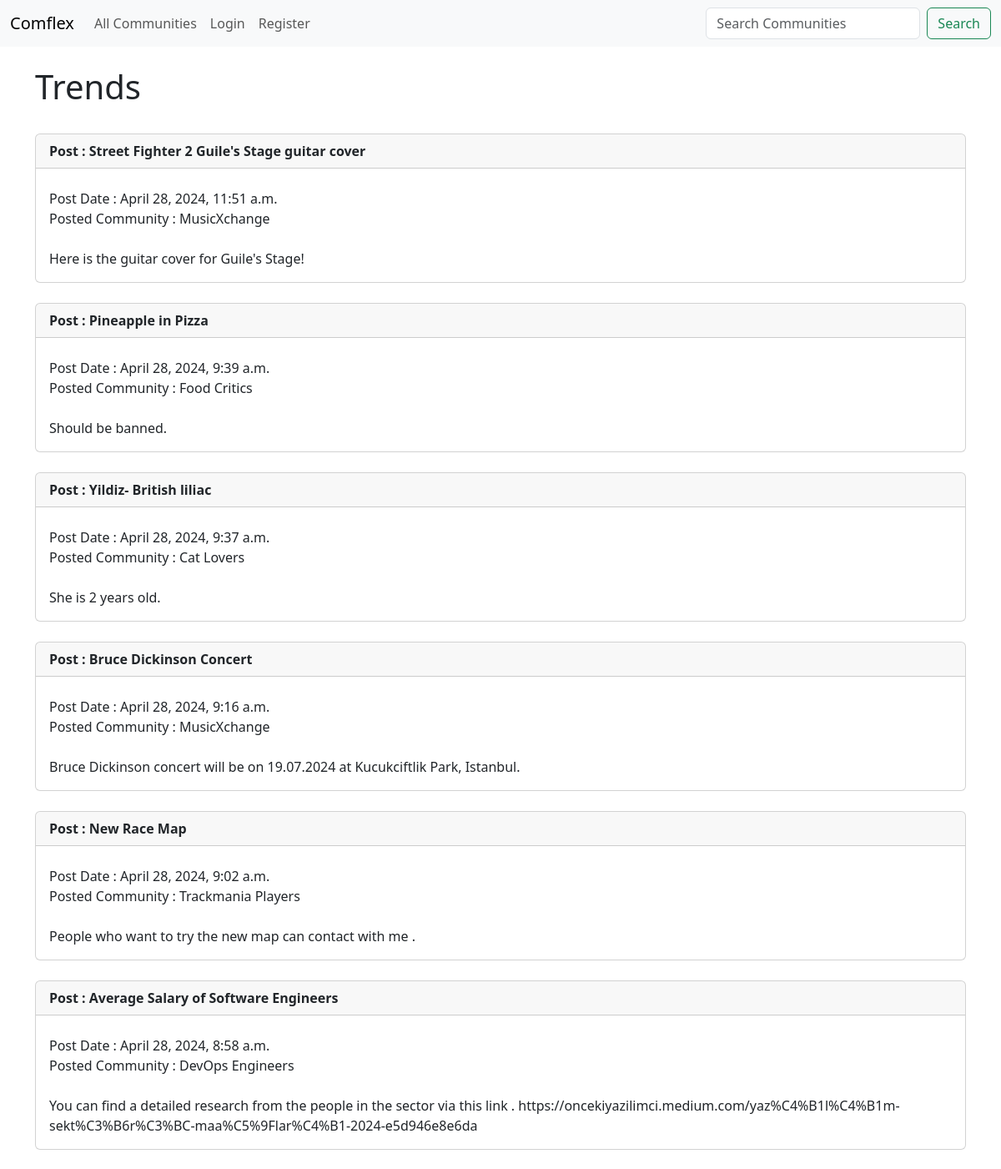
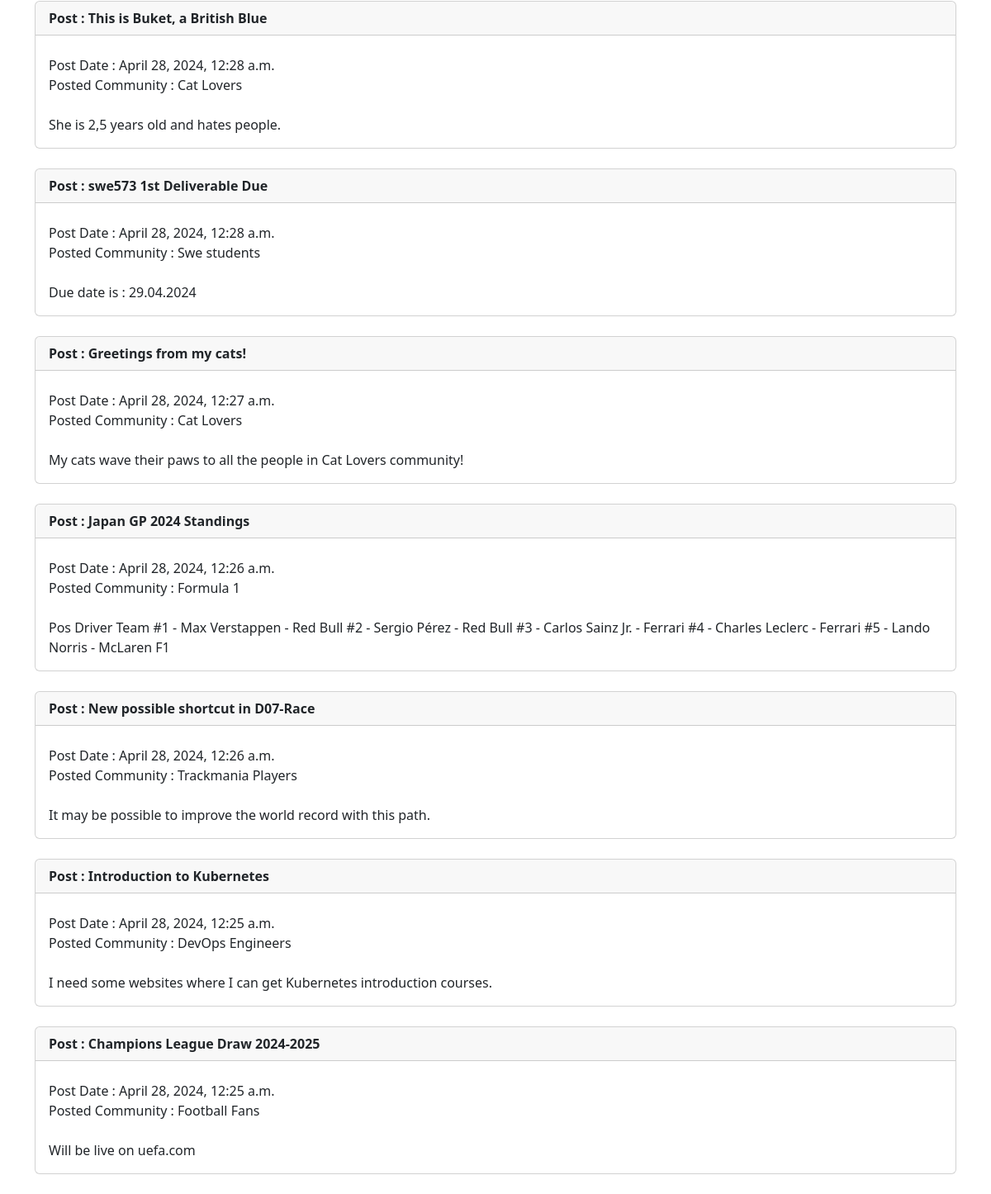
The page /home on the database its author committed (2 pictures, top to bottom).
### post_app/models.py (models this page shows)
class Posting(models.Model):
    name = models.CharField('Post Name', max_length=120)
    posting_date = models.DateTimeField(auto_now_add=True)
    community = models.ForeignKey(Community, blank=False, null=False, on_delete=models.CASCADE)
    description = models.TextField(blank=True)
    posted_by = models.ForeignKey(User, blank=False, null=True, on_delete=models.SET_NULL)
    def __str__(self):
        return self.name

class Community(models.Model):
    name = models.CharField('Community Name', max_length=120)
    is_public = models.BooleanField(default=True, help_text="Check if the community is public!")
    creation_date = models.DateTimeField(auto_now_add=True)
    description = models.TextField(blank=True)
    owner_id = models.IntegerField('Community Owner', blank=False, default=1)
    owner_username = models.ForeignKey(User, blank=False, null=True, on_delete=models.SET_NULL)
    members = models.ManyToManyField(User, related_name='communities', blank=True)
    def __str__(self):
        return self.name

### post_app/views.py (the view)
# urls.py: path('home',views.all_postings, name="home"),
def all_postings(request):
	posting_list = Posting.objects.all().order_by('-posting_date')
	return render(request, 'posts/home.html',
		{'posting_list' : posting_list})

### post_app/templates/posts/home.html (shortened to what this page needs)
{% extends 'posts/base.html' %}
{% block content%}
    {%if user.is_authenticated %}
					<h1> My Feed  </h1>
					</br>
					{% for posting in posting_list %}
				<div class="card">
				  <div class="card-header">
				    <strong>Post : {{ posting }}</strong>
				  </div>
				  <div class="card-body">
				    <h5 class="card-title"></h5>
							Posted by : {{ posting.posted_by}}<br/>
							Post Date : {{ posting.posting_date|date:"d.m.Y H:i" }} <br/>
							Posted Community : {{ posting.community }}<br/>
							<!--{% if posting.community.is_public %}
								Type : Public
							{% else %}
								Type : Private
							{% endif %}
							Public : {{ posting.community.is_public }}-->
							<br/>{{ posting.description }}<br/>
				  </div>
				</div>
					</br>
					{%endfor%}
	{% else %}
					<h1> Trends  </h1>
					{% for posting in posting_list %}
				<div class="card">
				  <div class="card-header">
				    <strong>Post : {{ posting }}</strong>
				  </div>
				  <div class="card-body">
							Post Date : {{ posting.posting_date }}<br/>
							Posted Community : {{ posting.community }}<br/>
							<br/>{{ posting.description }}<br/>
				  </div>
				</div>
					{%endfor%}
	{% endif %}
{% endblock%}

### post_app/templates/posts/base.html (shortened to what this page needs)
<!doctype html>
<html lang="en">
  <head>
    <link href="https://cdn.jsdelivr.net/npm/bootstrap@5.3.3/dist/css/bootstrap.min.css" rel="stylesheet">
  </head>
  <body>
  	{% include 'posts/navbar.html' %}
  	<br/>
    <div class="container">
	{% block content%}
	{% endblock%}
    </div>
  </body>
</html>

### post_app/templates/posts/navbar.html (shortened to what this page needs)
<nav class="navbar navbar-expand-lg bg-body-tertiary">
  <div class="container-fluid">
    <a class="navbar-brand" href="{% url 'home' %}">Comflex</a>
    <div class="collapse navbar-collapse" id="navbarSupportedContent">
      <ul class="navbar-nav me-auto mb-2 mb-lg-0">
        <li class="nav-item">
          <a class="nav-link" href="{% url 'list-communities' %}">All Communities</a>
        </li>
        {%if user.is_authenticated %}
        <li class="nav-item dropdown">
          <a class="nav-link dropdown-toggle" href="#" role="button" data-bs-toggle="dropdown" aria-expanded="false">
            Profile
          </a>
          <ul class="dropdown-menu">
            <li><a class="dropdown-item" href="{% url 'my-posts' %}">My Posts</a></li>
            <li><a class="dropdown-item" href="{% url 'my-communities' %}">My Communities</a></li>
            <li><a class="dropdown-item" href="{% url 'my-profile' %}">User Info</a></li>
            <li><hr class="dropdown-divider"></li>
            <li><a class="dropdown-item" href="{% url 'logout-user' %}">Logout</a></li>
          </ul>
        </li>
        {% else %}
        <li class="nav-item">
          <a class="nav-link" href="{% url 'login-user' %}">Login</a>
        </li>
        <li class="nav-item">
          <a class="nav-link" href="{% url 'register-user' %}">Register</a>
        </li>
        {% endif %}
      </ul>
      <form class="d-flex" method="POST" action="{% url 'search-communities' %}">
        <input class="form-control me-2" type="search" placeholder="Search Communities" aria-label="Search" name="searched">
        <button class="btn btn-outline-success" type="submit">Search</button>
      </form>
    </div>
  </div>
</nav>

### rows shown on the page
Posting: name "Street Fighter 2 Guile's Stage guitar cover", posting_date "April 28, 2024, 11:51 a.m.", community "MusicXchange", description "Here is the guitar cover for Guile's Stage!"
Posting: name "Pineapple in Pizza", posting_date "April 28, 2024, 9:39 a.m.", community "Food Critics", description "Should be banned."
Posting: name "Yildiz- British liliac", posting_date "April 28, 2024, 9:37 a.m.", community "Cat Lovers", description "She is 2 years old."
Posting: name "Bruce Dickinson Concert", posting_date "April 28, 2024, 9:16 a.m.", community "MusicXchange", description "Bruce Dickinson concert will be on 19.07.2024 at Kucukciftlik Park, Istanbul."
Posting: name "New Race Map", posting_date "April 28, 2024, 9:02 a.m.", community "Trackmania Players", description "People who want to try the new map can contact with me ."
Posting: name "Average Salary of Software Engineers", posting_date "April 28, 2024, 8:58 a.m.", community "DevOps Engineers", description "You can find a detailed research from the people in the sector via this link . https://oncekiyazilimci.medium.com/yaz%C4%B1l%C4%B1m-sekt%C3%B6r%C3%BC-maa%C5%9Flar%C4%B1-2024-e5d946e8e6da"
Posting: name "This is Buket, a British Blue", posting_date "April 28, 2024, 12:28 a.m.", community "Cat Lovers", description "She is 2,5 years old and hates people."
Posting: name "swe573 1st Deliverable Due", posting_date "April 28, 2024, 12:28 a.m.", community "Swe students", description "Due date is : 29.04.2024"
Posting: name "Greetings from my cats!", posting_date "April 28, 2024, 12:27 a.m.", community "Cat Lovers", description "My cats wave their paws to all the people in Cat Lovers community!"
Posting: name "Japan GP 2024 Standings", posting_date "April 28, 2024, 12:26 a.m.", community "Formula 1", description "Pos Driver Team #1 - Max Verstappen - Red Bull #2 - Sergio Pérez - Red Bull #3 - Carlos Sainz Jr. - Ferrari #4 - Charles Leclerc - Ferrari #5 - Lando Norris - McLaren F1"
Posting: name "New possible shortcut in D07-Race", posting_date "April 28, 2024, 12:26 a.m.", community "Trackmania Players", description "It may be possible to improve the world record with this path."
Posting: name "Introduction to Kubernetes", posting_date "April 28, 2024, 12:25 a.m.", community "DevOps Engineers", description "I need some websites where I can get Kubernetes introduction courses."
Posting: name "Champions League Draw 2024-2025", posting_date "April 28, 2024, 12:25 a.m.", community "Football Fans", description "Will be live on uefa.com"
